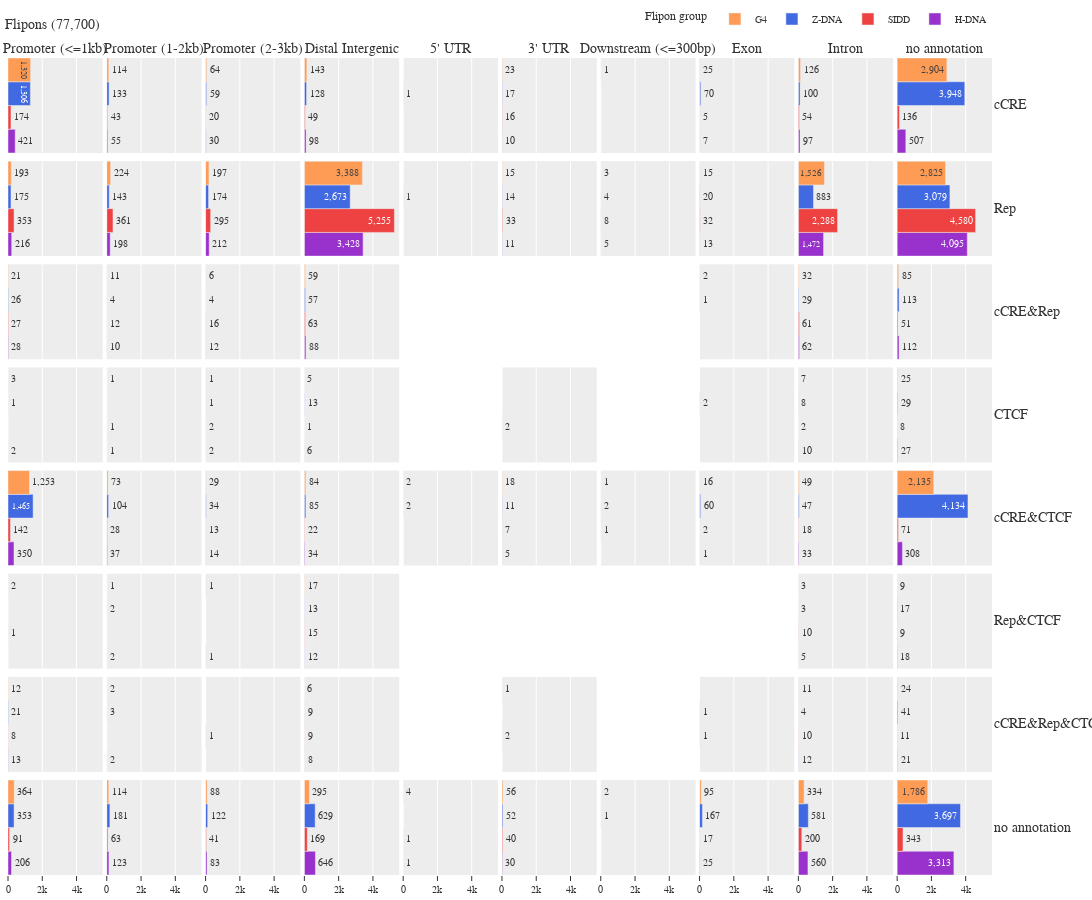

Notebook code cell kept with this figure:
### Code cell
groups = ["G4", "Z-DNA", "SIDD", "H-DNA"][::-1]
annotations = [
    "Promoter (<=1kb)",
    "Promoter (1-2kb)",
    "Promoter (2-3kb)",
    "Distal Intergenic",
    "5' UTR",
    "3' UTR",
    "Downstream (<=300bp)",
    "Exon",
    "Intron",
    "no annotation",
]
feature_groups = [
    "cCRE",
    "Rep",
    "cCRE&Rep",
    "CTCF",
    "cCRE&CTCF",
    "Rep&CTCF",
    "cCRE&Rep&CTCF",
    "no annotation",
]

n_rows = len(feature_groups)
n_cols = len(annotations)

fig = ps.make_subplots(
    rows=n_rows,
    cols=n_cols,
    shared_xaxes="all",
    shared_yaxes="all",
    horizontal_spacing=0.004,
    vertical_spacing=0.01,
    column_titles=annotations,
    row_titles=feature_groups,
    x_title="Flipon count",
    # y_title="Flipon group",
)

for i, feature_group in enumerate(feature_groups):
    for j, annotation in enumerate(annotations):
        df = (
            plotly_data_og[
                (plotly_data_og["feature_group"] == feature_group)
                & (plotly_data_og["annotation"] == annotation)
            ]
            .set_index("group")
            .reindex(groups)
            .dropna()
        )

        if not len(df):
            continue

        colors = {
            "G4": "#FE9B54",
            "Z-DNA": "royalblue",
            "SIDD": "#ED4241",
            "H-DNA": "darkorchid",
        }
        # https://stackoverflow.com/questions/70347594/how-to-format-plotly-legend-when-using-marker-color
        for idx, row in df.iterrows():
            sub = pgo.Bar(
                x=[row["count"]],
                y=[idx],
                name=idx,
                textposition="outside" if row["count"] < 1300 else "inside",
                texttemplate="%{x:,d}",
                marker=dict(color=colors[idx]),
                width=1,
                orientation="h",
                showlegend=True if (i == 0 and j == 0) else False,
            )
            fig.add_trace(sub, row=i + 1, col=j + 1)
        fig.update_xaxes(ticks="", row=i + 1, col=j + 1)

fig.update_xaxes(tickformat="s")
fig.update_xaxes(ticks="outside", row=n_rows)
fig.update_yaxes(type="category", visible=False)

fig.update_annotations(textangle=0, font=dict(size=14))
fig.update_layout(
    title=f"Flipons ({plotly_data_og['count'].sum():,d})",
    title_x=0.005,
    height=900,
    width=1800,
    font=dict(family="monospace", size=10),
    uniformtext_minsize=10,
    margin=dict(l=5, t=5, b=5),
    legend=dict(
        title_text="Flipon group",
        traceorder="reversed",
        orientation="h",
        yanchor="bottom",
        y=1.03,
        xanchor="right",
        x=0.98,
    ),
    template="ggplot2",
)

fig.write_image(d_img / 'enrichment-table-all-flipons-01-all.png')

fig.show()
